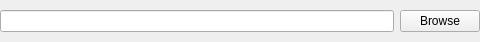
<?xml version="1.0" encoding="UTF-8"?>
<ui version="4.0">
 <class>BrowseComponent</class>
 <widget class="QWidget" name="BrowseComponent">
  <property name="geometry">
   <rect>
    <x>0</x>
    <y>0</y>
    <width>480</width>
    <height>42</height>
   </rect>
  </property>
  <property name="windowTitle">
   <string>Browse</string>
  </property>
  <layout class="QHBoxLayout" name="horizontalLayout">
   <property name="leftMargin">
    <number>0</number>
   </property>
   <property name="topMargin">
    <number>0</number>
   </property>
   <property name="rightMargin">
    <number>0</number>
   </property>
   <property name="bottomMargin">
    <number>0</number>
   </property>
   <item>
    <widget class="QLineEdit" name="targetLocation"/>
   </item>
   <item>
    <widget class="QPushButton" name="browseBtn">
     <property name="text">
      <string>Browse</string>
     </property>
    </widget>
   </item>
  </layout>
 </widget>
 <resources/>
 <connections/>
</ui>
